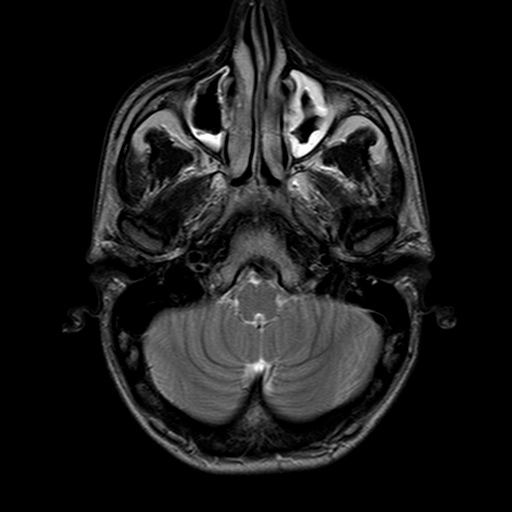
%> input picture image_recovery/MRI.jpg, 512 x 512 px
$ octave sim_SaSNoise.m   (GNU Octave 9; MATLAB toolbox functions it lacks are replaced by stand-ins)
%> lines starting %> are read from the running program, lines starting %| are printed output that depends on the picture
clear all; clc;

WIDTH = 256;
n = WIDTH^2;   	% signal dimension
m = round(0.4*n);    	% number of measurements

XX(:,:,1) = phantom('Modified Shepp-Logan',WIDTH);
XX(:,:,2) = imresize(double(imread('MRI.jpg')),[WIDTH WIDTH]);

J = randperm(n); J = J(1:m);    % m randomly chosen indices
A = partialDCT(n,m,J);

figure(1);subplot(121);imagesc(XX(:,:,1));
set(gca,'ytick',[]);set(gca,'xtick',[]);box off;title('Shepp-Logan');
subplot(122);imagesc(XX(:,:,2));
set(gca,'ytick',[]);set(gca,'xtick',[]);box off;title('MRI');
%> after `title('MRI')`:
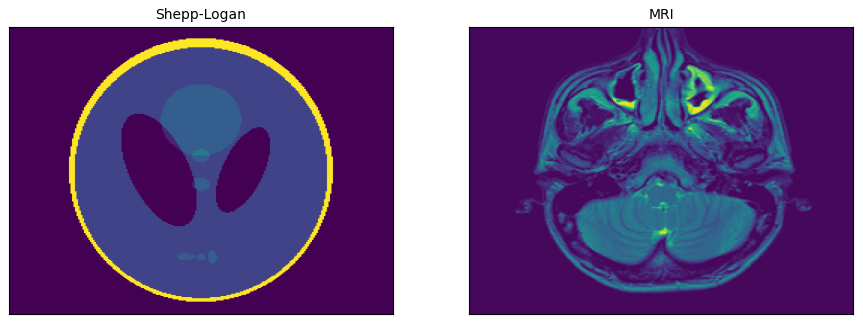
%> figure redrawn from the program's plot data, 2 panels

xx =[];
for iX=1:size(XX,3)
    X = XX(:,:,iX);
    xxm1 = xx;

    %Obtain wavelet coeffs
    [C,S] = wavedec2(X, 3, 'haar');
    Norm_C = norm(C);
    x = C'/Norm_C;

%> (the run ends here)
